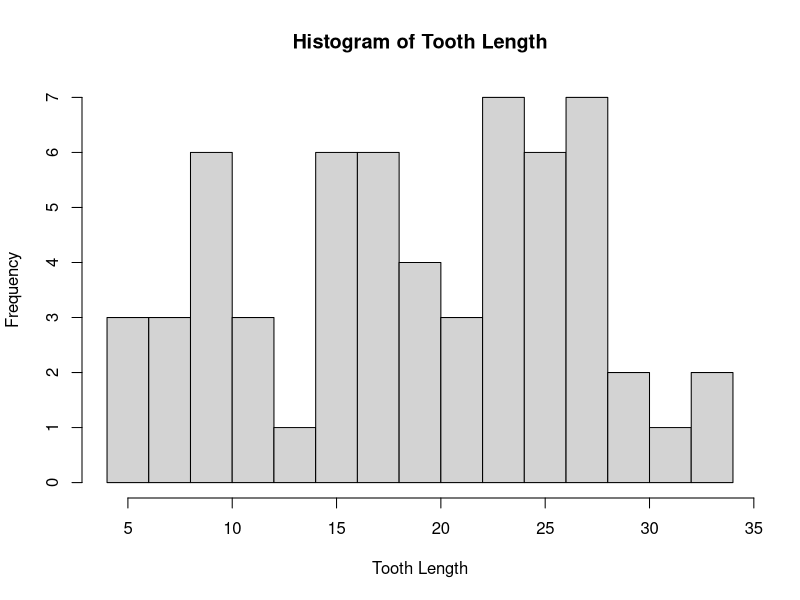
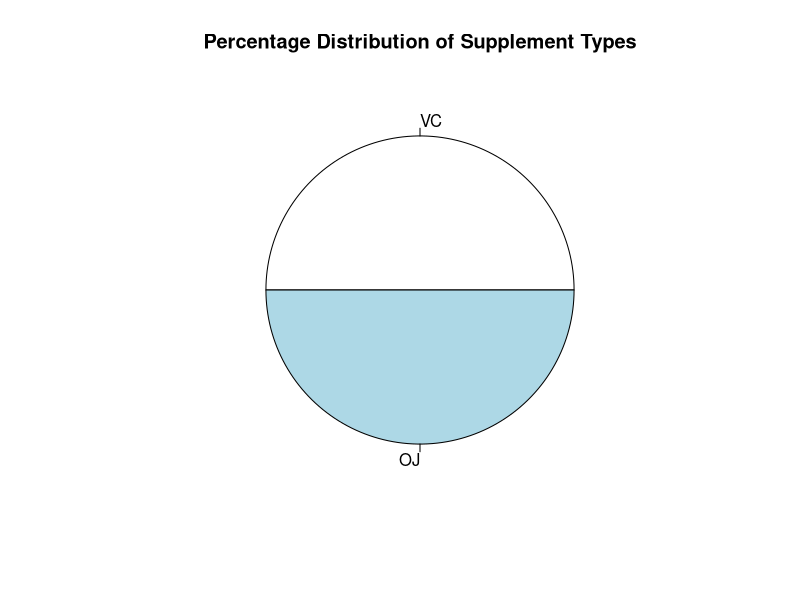

These figures' R source, in order:
#------------------------------------------------------------
# 1) A description of the dataset and of the dataset format;
#-------------------

?ToothGrowth
# ToothGrowth - The Effect of Vitamin C on Tooth Growth in Guinea Pigs

# Description:
# The response is the length of odontoblasts (teeth) in each of 10 guinea pigs at each of three dose levels of Vitamin C (0.5, 1, and 2 mg) with each of two delivery methods (orange juice or ascorbic acid).

# Format:
# A data frame with 60 observations on 3 variables.
# [,1]   len	 numeric	Tooth length
# [,2]	 supp	 factor     Supplement type (VC or OJ).
# [,3]	 dose	 numeric	Dose in milligrams.



#------------------------------------------------------------
# 2) R code and description of at least 2 analyses on the ToothGrowth data (e.g., average, standard deviation, frequency, etc.);
#-------------------

# Minimum tooth length
minLen = min(ToothGrowth$len)
minLen
# Maximum tooth length
maxLen = max(ToothGrowth$len)
maxLen
# AverLen tooth length
avgLen = mean(ToothGrowth$len)
avgLen
# Standard deviation of tooth length
stdLen = sd(ToothGrowth$len)
stdLen



#------------------------------------------------------------
# 3) Plot the histogram of the Tooth length; 
#-------------------

png("Lab8_Histogram_Tooth_Length.png", width = 5, height = 5, units = "in", res = 300)
hist(ToothGrowth$len, breaks = 15, main = "Histogram of Tooth Length", xlab = "Tooth Length")
dev.off()



#------------------------------------------------------------
# 4) Pie chart of the percentage distribution for the Supplement type;
#-------------------

# Count the total number of observations
numObs = length(ToothGrowth$len)

# Count the number of observations for the VC and OJ supplement types
subsetVC = subset(ToothGrowth, supp == "VC")
numObsVC = length(subsetVC$supp)
subsetOJ = subset(ToothGrowth, supp == "OJ")
numObsOJ = length(subsetOJ$supp)

# Compute the percentages of observations for the VC and OJ supplement types
percObsVC = (numObsVC / numObs) * 100
percObsOJ = (numObsOJ / numObs) * 100

# Create vector of percentages
percObs = c(percObsVC, percObsOJ)
sliceNames = c("VC", "OJ")

# Create pie chart using the "pie" function
png("Lab8_Piechart_Tooth_Supplement_Percentage.png", width = 5, height = 5, units = "in", res = 300)
pie(percObs, labels = sliceNames, main = "Percentage Distribution of Supplement Types")
dev.off()



#------------------------------------------------------------
# 5) Save the dataset to a .csv output file
#-------------------

# Write data to .csv
myfile = file("Lab8_ToothGrowth.csv", open = "w")
write.csv(ToothGrowth, file = myfile, row.names = FALSE)
close(myfile)

